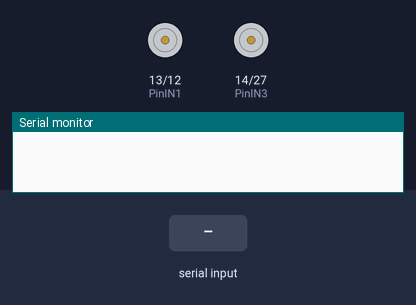
The sketch below on a simulated ESP32. On the bench: motor-driver pin pairs drawn as motors (green arrow = first pin HIGH = forward, orange = second pin HIGH = backward, longer = more drive), the last lines printed to the serial monitor. Inputs (shaded band) come from the test bench. Nothing arrives over Bluetooth unless stated.

Above: at 1.2 s.
1.3 s: "W" received over the second serial link
At 1.76 s:
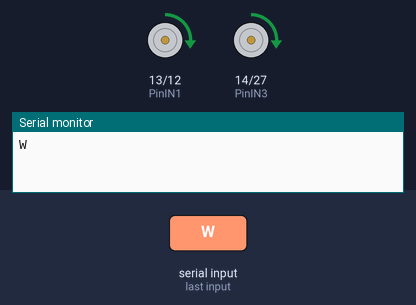
At 2.36 s:
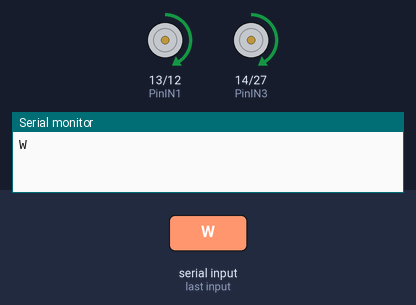
4.3 s: "S" received over the second serial link
At 6.87 s:
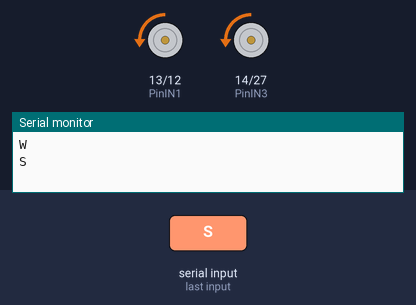
10.3 s: "D" received over the second serial link
16.3 s: "I" received over the second serial link
Timing chart, 0 to 23.3 s (numbered marks = the images above; inputs shaded):
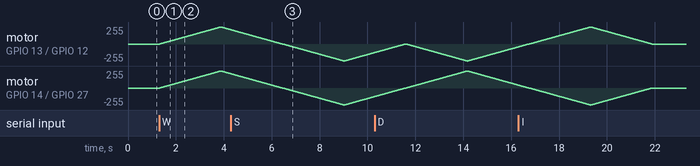

The sketch:

Esclavo.ino
```cpp
#include <BluetoothSerial.h>

 // definir el hc06 en los pines 2 y 3, ver archivo para esquema del RX y TX (pilas con los 3.3v, puede que requiera divisor de tensión)

String cmd=""; //variable para bytes que llegan
String respuesta=""; //variable para bytes que llegan

// Pines para el L298N
int PinIN1 = 13;
int PinIN2 = 12;
int PinIN3 = 14;
int PinIN4 = 27;

// Para controlar movimiento
int E1 = 0;
int E2 = 0;
int E3 = 0;
int E4 = 0;

int Max_Vel = 255; // Maxima Velocidad
int Min_Vel = 0; // Minima Velocidad
int P_Ramp = 10; // Pausa para rampa de aceleración y desaceleración

BluetoothSerial SerialBT;               // Declaramos un objeto de tipo BluetoothSerial.
String cadena;

void setup(){
  //Initialize Bluetooth Serial Port
    SerialBT.begin("ESP32Carrito");
    Serial.begin(9600);
}

void loop(){
  //Read data from HC06

  if(SerialBT.available()>0){ // es mayor que 0 cuando llega algo al buffer
    delay(10); // esperar un poco par que teminen de cargar los datos
    while(SerialBT.available()>0){ //ejecutar ciclo para leer todo lo que tenga el buffer
      cmd=(char)SerialBT.read();

      Serial.println(cmd);
      }
  }
  //Select function with cmd
  if(cmd!=""){
    if(cmd=="W"){

        Responder();
        MoverADE();
        Serial.println(cmd);
    }
    if(cmd=="S"){
        Responder();
        MoverATR();
        Serial.println(cmd);
    }
    if(cmd=="D"){
        Responder();
        MoverDER();
        Serial.println(cmd);
    }
    if(cmd=="I"){
        Responder();
        MoverIZQ();
        Serial.println(cmd);
    }
  }
}


void Responder()
{
    respuesta=cmd+"_ERRE"+char(13)+char(10);
    SerialBT.print(respuesta); // regresa lo que recibe + cadena
    // Write the terminator "Carriage Return"=13 and "Linefeed"=10.
    cmd=""; //reset cmd
    respuesta=""; //reset respuesta
}

void MoverADE()
{
  E1=1; E2=0; E3=1; E4=0;
  Mover();
  Parar();
}
void MoverATR()
{
  E1=0; E2=1; E3=0; E4=1;
  Mover();
  Parar();
}

void MoverIZQ()
{
  E1=1; E2=0; E3=0; E4=1;
  Mover();
  Parar();
}

void MoverDER()
{
  E1=0; E2=1; E3=1; E4=0;
  Mover();
  Parar();
}

void Parar()
{
  analogWrite (PinIN1, 0);
  analogWrite (PinIN2, 0);
  analogWrite (PinIN3, 0);
  analogWrite (PinIN4, 0);
}

void Mover()
{
  for (int i=Min_Vel;i<=Max_Vel;i++){
    analogWrite (PinIN1, i*E1);
    analogWrite (PinIN2, i*E2);
    analogWrite (PinIN3, i*E3);
    analogWrite (PinIN4, i*E4);
    delay(P_Ramp);
  }
  for (int i=Max_Vel;i>=Min_Vel;i--){
    analogWrite (PinIN1, i*E1);
    analogWrite (PinIN2, i*E2);
    analogWrite (PinIN3, i*E3);
    analogWrite (PinIN4, i*E4);
    delay(P_Ramp);
  }
}
```

Measured:
- after the input at 1.3 s, motor on GPIO 13 (PinIN1) / GPIO 12 (PinIN2), motor on GPIO 14 (PinIN3) / GPIO 27 (PinIN4): rises from stopped to forward 255/255 in 2.5 s, then falls to forward 214/255 in 0.42 s
